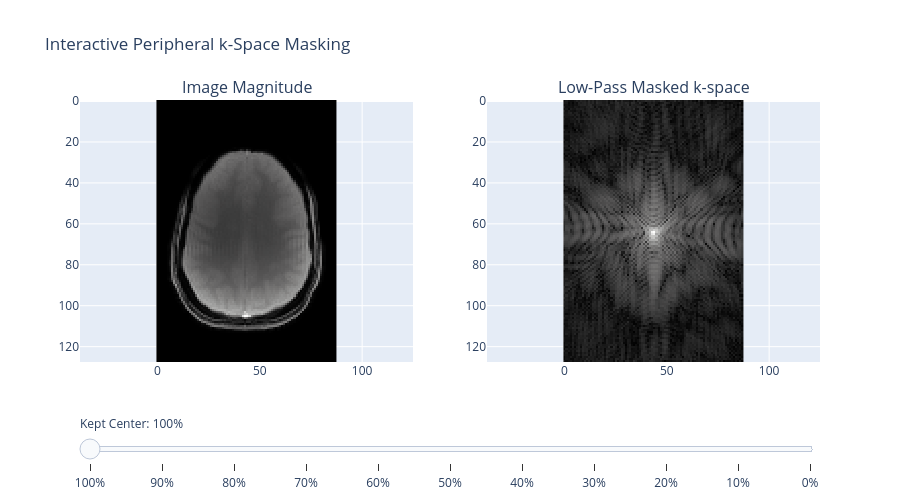

The notebook cell this image was saved under:
### Code cell
import numpy as np
import plotly.graph_objects as go
from plotly.subplots import make_subplots

# 1. Load the k-space data
k_space = np.load('kspace_combined.npy')
rows, cols = k_space.shape
center_r, center_c = rows // 2, cols // 2

# 2. Initialize Plotly subplots
fig = make_subplots(rows=1, cols=2, subplot_titles=("Image Magnitude", "Low-Pass Masked k-space"))
frames = []
steps = []

# 3. Pre-calculate frames for different mask sizes (100% down to 10% kept)
mask_percentages = range(100, -1, -10)

for i, p in enumerate(mask_percentages):
    # Create a mask of zeros (blocking everything)
    mask = np.zeros((rows, cols))
    if p > 0:
        # Calculate the dimensions of the central region to KEEP
        dr = int(rows * (p / 100) / 2)
        dc = int(cols * (p / 100) / 2)
        # Set the central region to 1 (keep these frequencies)
        mask[center_r - dr : center_r + dr, center_c - dc : center_c + dc] = 1
        
    # Apply the mask to k-space
    k_space_masked = k_space * mask
    
    # Transform back to image space 
    img_masked = np.fft.fftshift(np.fft.ifft2(np.fft.ifftshift(k_space_masked)))
    img_mag = np.abs(img_masked)
    
    # Logarithmic transformation for k-space visualization 
    k_space_log = np.log(np.abs(k_space_masked) + 1e-5)
    
    # Add the initial traces (Frame 0, representing 100% kept)
    if i == 0:
        fig.add_trace(go.Heatmap(z=img_mag, colorscale='gray', showscale=False), row=1, col=1)
        fig.add_trace(go.Heatmap(z=k_space_log, colorscale='gray', showscale=False), row=1, col=2)
        
    # Append a new frame for the current mask size
    frames.append(go.Frame(data=[go.Heatmap(z=img_mag), go.Heatmap(z=k_space_log)], name=str(p)))
    
    # Configure the slider step for this frame
    step = dict(
        method="animate",
        args=[[str(p)], {"mode": "immediate", "frame": {"duration": 0, "redraw": True}, "transition": {"duration": 0}}],
        label=f"{p}%"
    )
    steps.append(step)

# 4. Apply layout, slider, and fix the aspect ratio
fig.frames = frames
sliders = [dict(
    active=0,
    currentvalue={"prefix": "Kept Center: "},
    pad={"t": 50},
    steps=steps
)]

fig.update_layout(
    sliders=sliders, 
    height=500, 
    title="Interactive Peripheral k-Space Masking",
    yaxis=dict(scaleanchor="x", autorange="reversed"),
    yaxis2=dict(scaleanchor="x2", autorange="reversed")
)

# 5. Visualize the interactive plot
fig.show()

### Figure 1 — Plotly figure (JSON) as saved in the notebook; plotly's stock layout.template omitted (floating-point values rounded to 4 significant figures; data arrays with more than 128 entries replaced by an {"elided": "..."} marker saying what was removed)
{"data": [{"colorscale": [[0, "rgb(0, 0, 0)"], [0.09091, "rgb(16, 16, 16)"], [0.1818, "rgb(38, 38, 38)"], [0.2727, "rgb(59, 59, 59)"], [0.3636, "rgb(81, 80, 80)"], [0.4545, "rgb(102, 101, 101)"], [0.5455, "rgb(124, 123, 122)"], [0.6364, "rgb(146, 146, 145)"], [0.7273, "rgb(171, 171, 170)"], [0.8182, "rgb(197, 197, 195)"], [0.9091, "rgb(224, 224, 223)"], [1, "rgb(254, 254, 253)"]], "showscale": false, "type": "heatmap", "xaxis": "x", "yaxis": "y", "z": {"elided": "128x88 float values"}}, {"colorscale": [[0, "rgb(0, 0, 0)"], [0.09091, "rgb(16, 16, 16)"], [0.1818, "rgb(38, 38, 38)"], [0.2727, "rgb(59, 59, 59)"], [0.3636, "rgb(81, 80, 80)"], [0.4545, "rgb(102, 101, 101)"], [0.5455, "rgb(124, 123, 122)"], [0.6364, "rgb(146, 146, 145)"], [0.7273, "rgb(171, 171, 170)"], [0.8182, "rgb(197, 197, 195)"], [0.9091, "rgb(224, 224, 223)"], [1, "rgb(254, 254, 253)"]], "showscale": false, "type": "heatmap", "xaxis": "x2", "yaxis": "y2", "z": {"elided": "128x88 float values"}}], "layout": {"annotations": [{"font": {"size": 16}, "showarrow": false, "text": "Image Magnitude", "x": 0.225, "xanchor": "center", "xref": "paper", "y": 1, "yanchor": "bottom", "yref": "paper"}, {"font": {"size": 16}, "showarrow": false, "text": "Low-Pass Masked k-space", "x": 0.775, "xanchor": "center", "xref": "paper", "y": 1, "yanchor": "bottom", "yref": "paper"}], "height": 500, "sliders": [{"active": 0, "currentvalue": {"prefix": "Kept Center: "}, "pad": {"t": 50}, "steps": [{"args": [["100"], {"frame": {"duration": 0, "redraw": true}, "mode": "immediate", "transition": {"duration": 0}}], "label": "100%", "method": "animate"}, {"args": [["90"], {"frame": {"duration": 0, "redraw": true}, "mode": "immediate", "transition": {"duration": 0}}], "label": "90%", "method": "animate"}, {"args": [["80"], {"frame": {"duration": 0, "redraw": true}, "mode": "immediate", "transition": {"duration": 0}}], "label": "80%", "method": "animate"}, {"args": [["70"], {"frame": {"duration": 0, "redraw": true}, "mode": "immediate", "transition": {"duration": 0}}], "label": "70%", "method": "animate"}, {"args": [["60"], {"frame": {"duration": 0, "redraw": true}, "mode": "immediate", "transition": {"duration": 0}}], "label": "60%", "method": "animate"}, {"args": [["50"], {"frame": {"duration": 0, "redraw": true}, "mode": "immediate", "transition": {"duration": 0}}], "label": "50%", "method": "animate"}, {"args": [["40"], {"frame": {"duration": 0, "redraw": true}, "mode": "immediate", "transition": {"duration": 0}}], "label": "40%", "method": "animate"}, {"args": [["30"], {"frame": {"duration": 0, "redraw": true}, "mode": "immediate", "transition": {"duration": 0}}], "label": "30%", "method": "animate"}, {"args": [["20"], {"frame": {"duration": 0, "redraw": true}, "mode": "immediate", "transition": {"duration": 0}}], "label": "20%", "method": "animate"}, {"args": [["10"], {"frame": {"duration": 0, "redraw": true}, "mode": "immediate", "transition": {"duration": 0}}], "label": "10%", "method": "animate"}, {"args": [["0"], {"frame": {"duration": 0, "redraw": true}, "mode": "immediate", "transition": {"duration": 0}}], "label": "0%", "method": "animate"}]}], "title": {"text": "Interactive Peripheral k-Space Masking"}, "xaxis": {"anchor": "y", "domain": [0, 0.45]}, "xaxis2": {"anchor": "y2", "domain": [0.55, 1]}, "yaxis": {"anchor": "x", "autorange": "reversed", "domain": [0, 1], "scaleanchor": "x"}, "yaxis2": {"anchor": "x2", "autorange": "reversed", "domain": [0, 1], "scaleanchor": "x2"}}}
